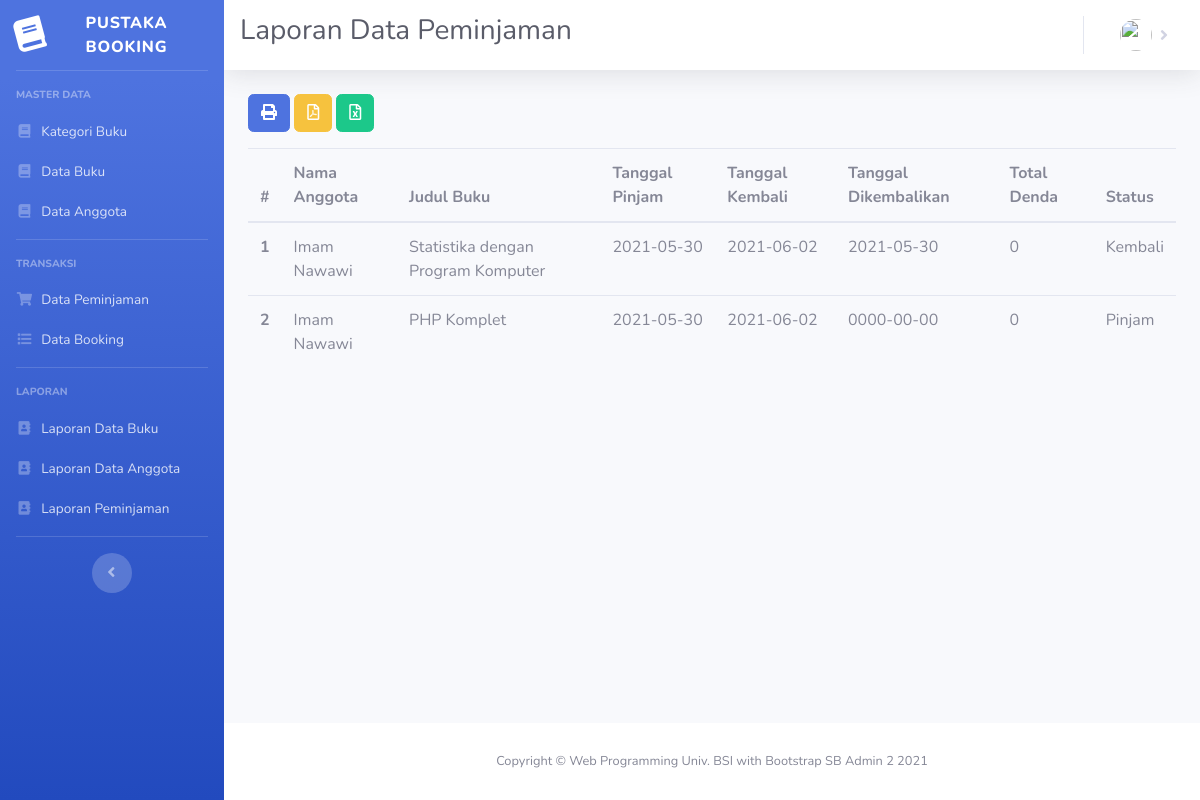
/index.php/laporan/laporan_pinjam, run on the app's committed database.
### tables this page shows
CREATE TABLE `pinjam` (
  `no_pinjam` varchar(12) NOT NULL,
  `tgl_pinjam` date NOT NULL,
  `id_booking` varchar(12) NOT NULL,
  `id_user` int(11) NOT NULL,
  `tgl_kembali` date NOT NULL,
  `tgl_pengembalian` date NOT NULL,
  `status` enum('Pinjam','Kembali') NOT NULL DEFAULT 'Pinjam',
  `total_denda` int(11) NOT NULL
);

CREATE TABLE `user` (
  `id` int(11) NOT NULL,
  `nama` varchar(128) NOT NULL,
  `alamat` varchar(25) NOT NULL,
  `email` varchar(128) NOT NULL,
  `image` varchar(128) NOT NULL,
  `password` varchar(256) NOT NULL,
  `role_id` int(11) NOT NULL,
  `is_active` int(1) NOT NULL,
  `tanggal_input` int(11) NOT NULL
);

CREATE TABLE `buku` (
  `id` int(11) NOT NULL,
  `judul_buku` varchar(128) NOT NULL,
  `id_kategori` int(11) NOT NULL,
  `pengarang` varchar(64) NOT NULL,
  `penerbit` varchar(64) NOT NULL,
  `tahun_terbit` year(4) NOT NULL,
  `isbn` varchar(64) NOT NULL,
  `stok` int(11) NOT NULL,
  `dipinjam` int(11) NOT NULL,
  `dibooking` int(11) NOT NULL,
  `image` varchar(256) DEFAULT 'book-default-cover.jpg'
);

### application/controllers/Laporan.php (called while the page is built, shortened)
<?php
class Laporan extends CI_Controller {
    public function laporan_pinjam()
    {
        $data['judul'] = 'Laporan Data Peminjaman';
        $data['user'] = $this->ModelUser->cekData(['email' => $this->session->userdata('email')])->row_array();
        $data['laporan'] = $this->db->query("select * from pinjam p,detail_pinjam d,buku b,user u where d.id_buku=b.id and p.id_user=u.id and p.no_pinjam=d.no_pinjam")->result_array();
        $this->load->view('templates/header', $data);
        $this->load->view('templates/sidebar');
        $this->load->view('templates/topbar', $data);
        $this->load->view('pinjam/laporan-pinjam', $data);
        $this->load->view('templates/footer');
    }
}

### index.php (called while the page is built, shortened)
<?php
require_once BASEPATH.'core/CodeIgniter.php';

### application/views/pinjam/laporan-pinjam.php (the view, shortened to what this page needs)
<div class="container-fluid">
    <div class="row">
        <div class="col-lg-12">
            <a href="<?= base_url('laporan/cetak_laporan_pinjam'); ?>" class="btn btn-primary mb-3"><i class="fas fa-print"></i> </a>
            <a href="<?= base_url('laporan/laporan_pinjam_pdf'); ?>" class="btn btn-warning mb-3"><i class="far fa-file-pdf"></i> </a>
            <a href="<?= base_url('laporan/export_excel_pinjam'); ?>" class="btn btn-success mb-3"><i class="far fa-file-excel"></i> </a>
            <table class="table table-hover">
                    <thead>
                        <tr>
                            <th scope="col">#</th>
                            <th scope="col">Nama Anggota</th>
                            <th scope="col">Judul Buku</th>
                            <th scope="col">Tanggal Pinjam</th>
                            <th scope="col">Tanggal Kembali </th>
                            <th scope="col">Tanggal Dikembalikan</th>
                            <th scope="col">Total Denda</th>
                            <th scope="col">Status</th>
                        </tr>
                    </thead>
                <tbody>
                    <?php
                        $a = 1;
                        foreach ($laporan as $l) { ?>
                            <tr>
                                <th scope="row"><?= $a++; ?></th>
                                <td><?= $l['nama']; ?></td>
                                <td><?= $l['judul_buku']; ?></td>
                                <td><?= $l['tgl_pinjam']; ?></td>
                                <td><?= $l['tgl_kembali']; ?></td>
                                <td><?= $l['tgl_pengembalian']; ?></td>
                                <td><?= $l['total_denda']; ?></td>
                                <td><?= $l['status']; ?></td>
                            </tr>
                        <?php } ?>
                </tbody>
            </table>
        </div>
    </div>
</div>
</div>

### data on the page
pinjam: id_user.nama "Imam Nawawi", buku.judul_buku "Statistika dengan Program Komputer", tgl_pinjam "2021-05-30", tgl_kembali "2021-06-02", tgl_pengembalian "2021-05-30", total_denda "0", status "Kembali"
pinjam: id_user.nama "Imam Nawawi", buku.judul_buku "PHP Komplet", tgl_pinjam "2021-05-30", tgl_kembali "2021-06-02", tgl_pengembalian "0000-00-00", total_denda "0", status "Pinjam"

### other printed values
$judul "Laporan Data Peminjaman"
